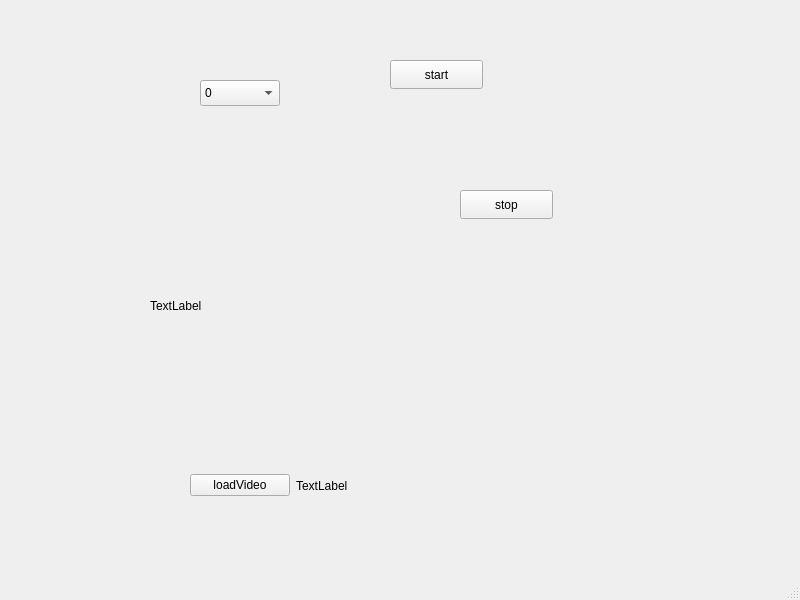
<?xml version="1.0" encoding="UTF-8"?>
<ui version="4.0">
 <class>MainWindow</class>
 <widget class="QMainWindow" name="MainWindow">
  <property name="geometry">
   <rect>
    <x>0</x>
    <y>0</y>
    <width>800</width>
    <height>600</height>
   </rect>
  </property>
  <property name="windowTitle">
   <string>MainWindow</string>
  </property>
  <widget class="QWidget" name="centralwidget">
   <widget class="QComboBox" name="cameraComboBox">
    <property name="geometry">
     <rect>
      <x>200</x>
      <y>80</y>
      <width>80</width>
      <height>26</height>
     </rect>
    </property>
    <item>
     <property name="text">
      <string>0</string>
     </property>
    </item>
    <item>
     <property name="text">
      <string>1</string>
     </property>
    </item>
   </widget>
   <widget class="QLabel" name="videoLabel">
    <property name="geometry">
     <rect>
      <x>150</x>
      <y>190</y>
      <width>241</width>
      <height>231</height>
     </rect>
    </property>
    <property name="text">
     <string>TextLabel</string>
    </property>
   </widget>
   <widget class="QPushButton" name="startButton">
    <property name="geometry">
     <rect>
      <x>390</x>
      <y>60</y>
      <width>93</width>
      <height>29</height>
     </rect>
    </property>
    <property name="text">
     <string>start</string>
    </property>
   </widget>
   <widget class="QPushButton" name="stopButton">
    <property name="geometry">
     <rect>
      <x>460</x>
      <y>190</y>
      <width>93</width>
      <height>29</height>
     </rect>
    </property>
    <property name="text">
     <string>stop</string>
    </property>
   </widget>
   <widget class="QWidget" name="">
    <property name="geometry">
     <rect>
      <x>190</x>
      <y>470</y>
      <width>431</width>
      <height>31</height>
     </rect>
    </property>
    <layout class="QHBoxLayout" name="horizontalLayout">
     <item>
      <widget class="QPushButton" name="btnLoadVideo">
       <property name="maximumSize">
        <size>
         <width>100</width>
         <height>16777215</height>
        </size>
       </property>
       <property name="text">
        <string>loadVideo</string>
       </property>
      </widget>
     </item>
     <item>
      <widget class="QLabel" name="lblVideoFile">
       <property name="text">
        <string>TextLabel</string>
       </property>
      </widget>
     </item>
    </layout>
   </widget>
  </widget>
  <widget class="QMenuBar" name="menubar">
   <property name="geometry">
    <rect>
     <x>0</x>
     <y>0</y>
     <width>800</width>
     <height>26</height>
    </rect>
   </property>
  </widget>
  <widget class="QStatusBar" name="statusbar"/>
 </widget>
 <resources/>
 <connections/>
</ui>
